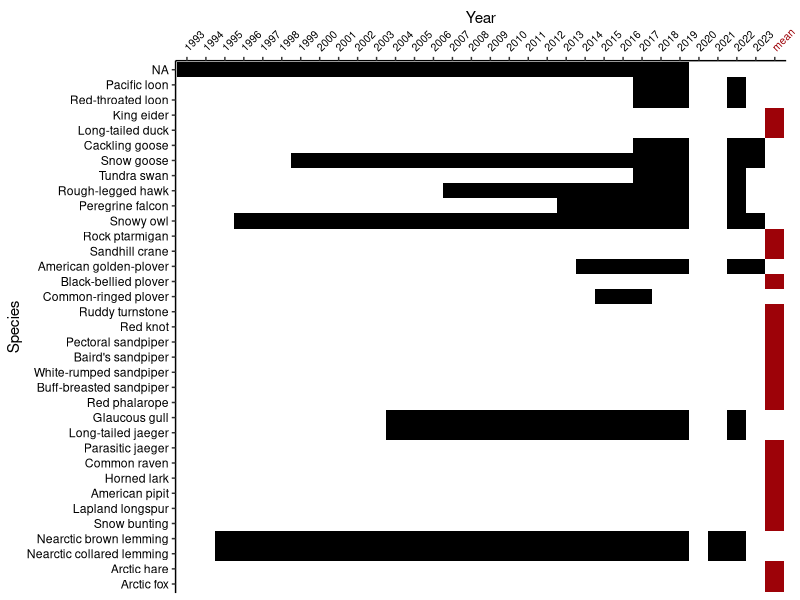

This chart was generated by the following R code:
#Title: Use the estimated abundance in script 2.1 to format a matrix of species (rows) and year (columns) by retaining only the estimate of abundance with the highest quality (when multiple estimates are available)
#Date: May 28 2025
#Last update: NA

#-----------------#
#### Libraries ####
#-----------------#
#data manipulation
library(dplyr)
library(tidyr)
#data visualization
library(ggplot2)

#--------------------------#
#### Data manipulatuion ####
#--------------------------#
#Import annual or mean species abundance (see script 2.1)
abundance_df <- read.csv("DataS1/BYLOT-species_abundance.csv", check.names = FALSE) %>% 
  #Change method quality to transform as a semi-quantitative variable
  dplyr::mutate(method_quality=
                  factor(method_quality,
                         levels = c("very low", "low", "moderate", "high"),  ordered = TRUE)) %>%
  #Select the estimate derived from the method with the highest quality for each species
  dplyr::group_by(species_en, year) %>%
  dplyr::slice_max(order_by = method_quality) %>% 
  #Extract mean abundance if presence of two estimates of the same quality
  dplyr::group_by(species_en, year, method_quality) %>% 
  dplyr::summarise(abundance= mean(abundance), .groups = "drop") %>% 
  #Change value of NA in column year for "mean"
  dplyr::mutate(year= ifelse(is.na(year), "mean", year)) %>% 
  dplyr::arrange(year)

#Transform into a wide format
abundance_wide <- abundance_df %>% 
  dplyr::select(species_en, year, abundance) %>% 
  tidyr::pivot_wider(names_from = year, values_from = abundance, values_fill = NA)

#Export as .csv
write.csv(abundance_wide,"DataS1/BYLOT-community_composition.csv", row.names = FALSE)


#--------------------------------------------------------#
#### Plot time line of avaialable abundance estimates ####
#--------------------------------------------------------#
#retrieve order of species for the plot
species_taxonomy <- read.csv("DataS1/BYLOT-species_taxonomy.csv") 

#reorder species and year as factor levels for the plot
abundance_df <- abundance_df %>% 
  dplyr::mutate(species_en= factor(species_en, levels= rev(species_taxonomy$species_en)),
                year= factor(year, levels= c(c(1993:2023), "mean")),
                highlight= ifelse(year == "mean", TRUE, FALSE))

#plot timeline
time_line <- ggplot(abundance_df, aes(x = year, y = species_en, fill= highlight)) +
  geom_tile(color = NA) +
  scale_fill_manual(values = c("black", "#9d0208"))+
  scale_x_discrete(position = "top", drop = FALSE)+
  labs(x = "Year", y = "Species") +
  guides(fill= "none")+
  theme_classic() +
  theme(axis.text = element_text(color = "black"),
        axis.text.x = element_text(angle = 45, hjust = -0.1, size=7.5, color= c(rep("black", times= length(1993:2023)), "#9d0208")),
        plot.margin = margin(t = 5, r = 10, b = 5, l = 5))

ggsave(plot= time_line, units= "mm" ,width = 180, height = 140,dpi= 500, "MetadataS1/figures/species_temporal_series/Time_line_available_estimates.pdf")
length(1993:2023)
